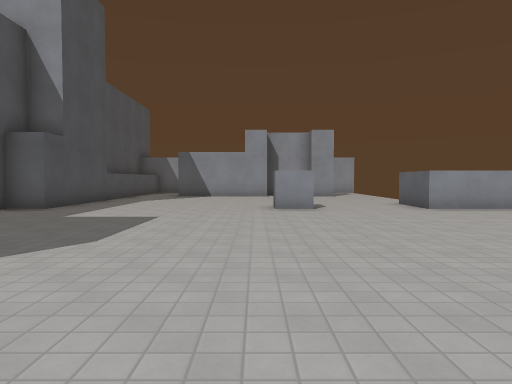
view 1 (above)

16 first-person views from a walk through a level from a Godot 3-D game. The camera is 1.4 m above the floor, tilts 2° down and sees 70° across. The floor is counted in squares, 1.8 m on a side. Each view is taken from the middle of a square. On the plan, view 1 faces up. The plan holds only what a view shows up to about 12 squares ahead; the rest is blank. Surface patterns are stand-ins for the level's own textures.

view 2
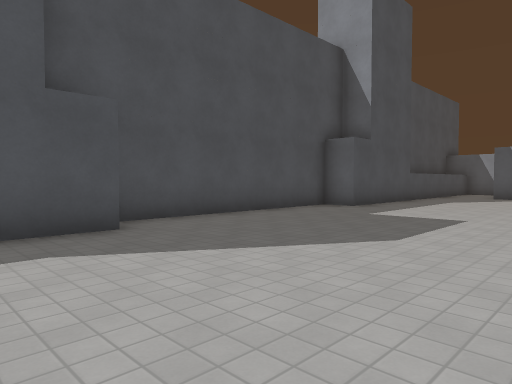

view 3
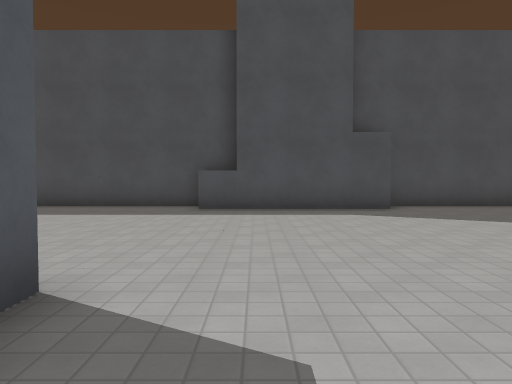

view 4
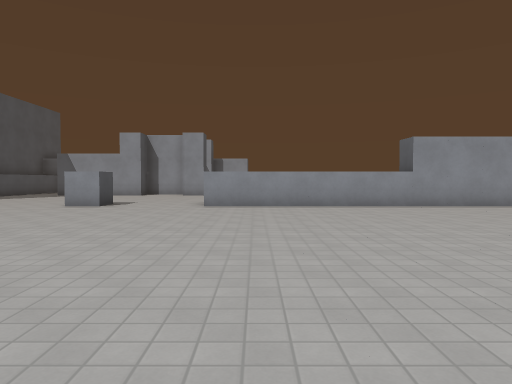

view 5
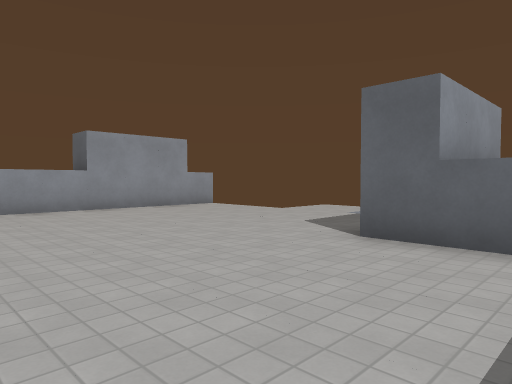

view 6
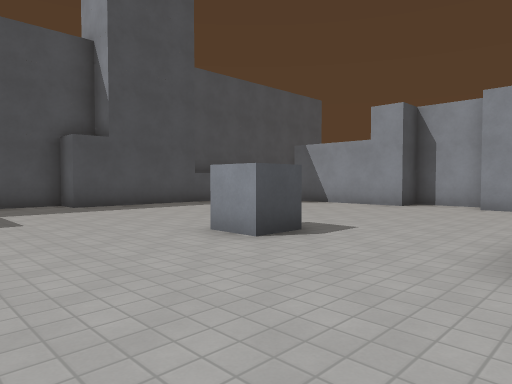

view 7
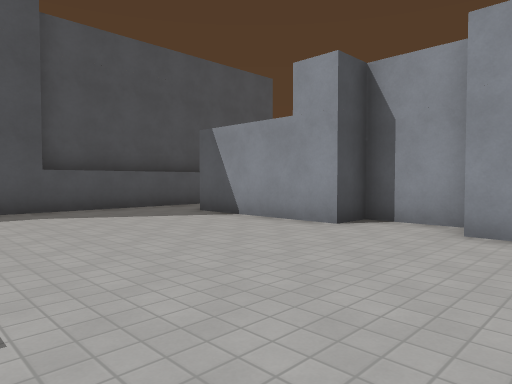

view 8
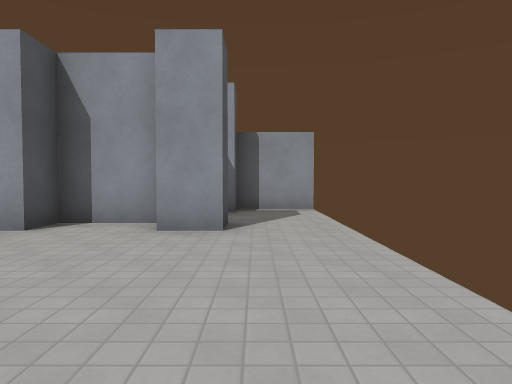

view 9
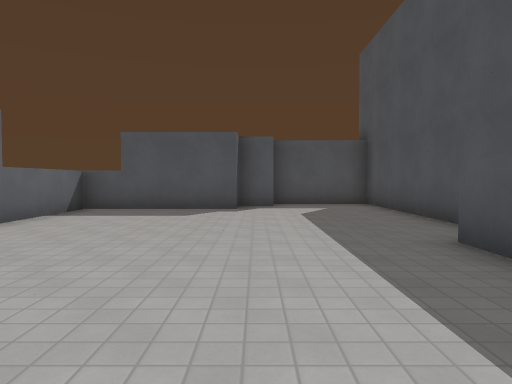

view 10
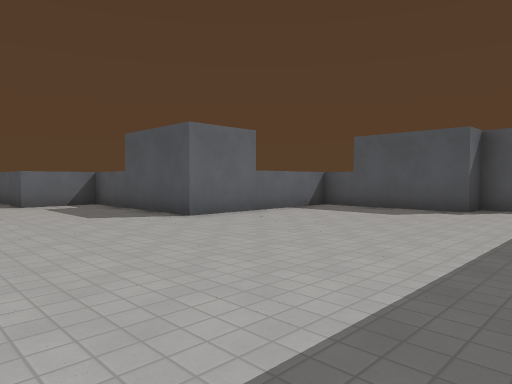

view 11
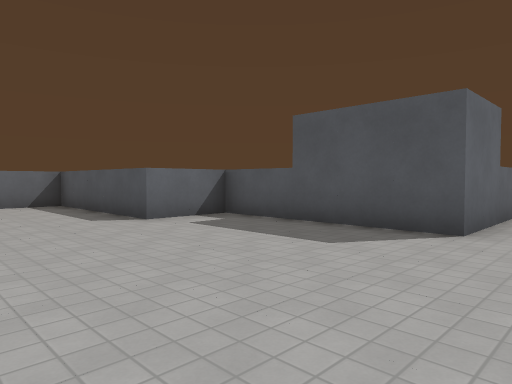

view 12
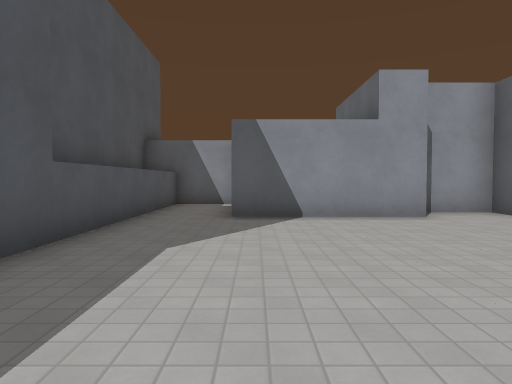

view 13
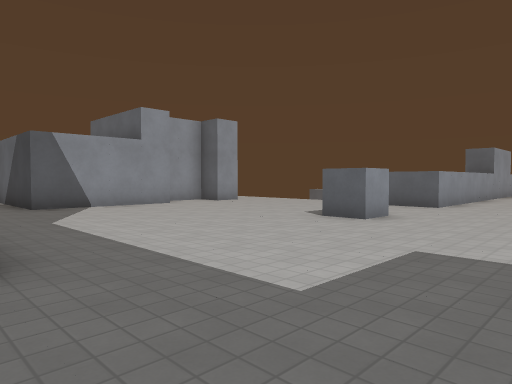

view 14
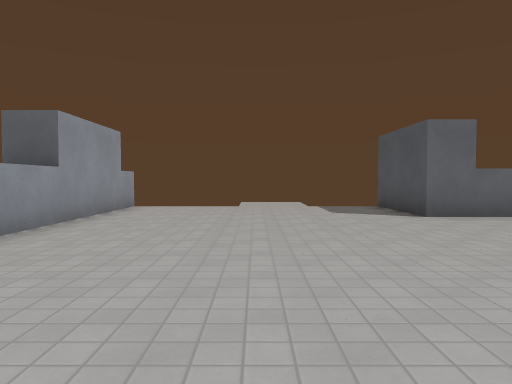

view 15
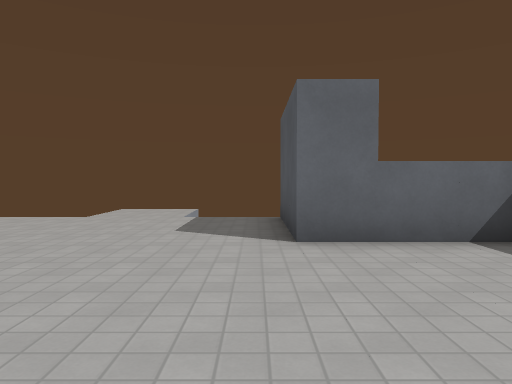

view 16
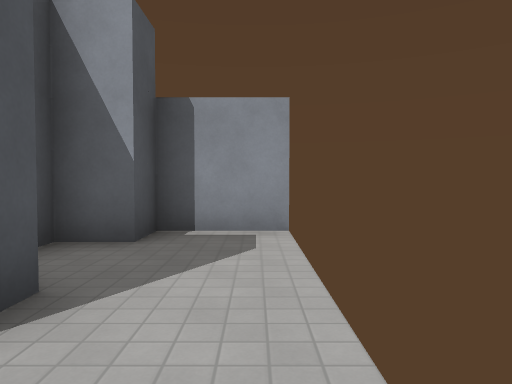

### Floor plan
Points are (right, up) in squares from view 1. A wall is a line through its corners. A room is listed if a view was taken in it or the views show most of it. See-through windows are left out.
Room 1 (views 1, 2, 3, 4, 5, 6, 7, 8, 9, 10, 11, 12, 13, 14, 15, 16)
walls: (1.5, 10.5) (1.5, 9.5) (0.5, 9.5) (0.5, 10.5); (-5.5, 2.6) (-5.5, -2.5); (-6.5, -2.6) (-6.5, -9.5) (-3.5, -9.5); (2.5, 16.8) (2.5, 17.5) (0.5, 17.5) (0.5, 16.5) (-3.5, 16.5) (-3.5, 20.2); (3.5, 17.5) (3.5, 16.5) (2.5, 16.5); (14.5, 9.5) (4.5, 9.5) (4.5, 11.5); (-3.6, -8.5) (-2.5, -8.5) (-2.5, -7.5) (1.5, -7.5) (1.5, -2.5) (6.5, -2.5) (6.5, -0.5) (11.5, -0.5) (11.5, 2.5) (14.5, 2.5); (5.6, 20.5) (3.5, 20.5) (3.5, 19.5) (2.5, 19.5); (-3.8, 20.5) (-5.5, 20.5) (-5.5, 9.5) (-6.5, 9.5) (-6.5, 2.9)

Positions as (right, up) in squares from view 1, and headings:
1: (0, 0), facing up
2: (0, 0), facing up-left
3: (4, -1), facing left
4: (6, -1), facing up
5: (7, 0), facing up-right
6: (5, 6), facing up-left
7: (4, 11), facing up-left
8: (4, 11), facing up
9: (-3, 2), facing down
10: (-5, 2), facing down-right
11: (0, 3), facing down-right
12: (-3, 9), facing up
13: (-6, 6), facing up-right
14: (4, 6), facing right
15: (7, 3), facing right
16: (5, 15), facing up
